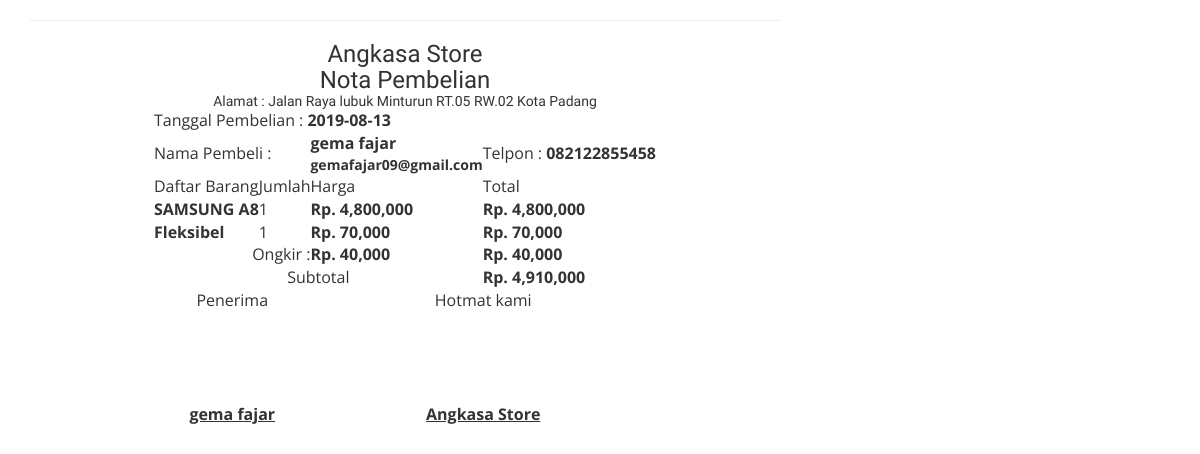
The page /nota.php (signed in) on the database its author committed.
### tables this page shows
CREATE TABLE `tbl_alamat` (
  `id_alamat` int(11) NOT NULL AUTO_INCREMENT,
  `id_pembeli` int(11) DEFAULT NULL,
  `tanggal_peng` date DEFAULT NULL,
  `kode_pos` varchar(11) DEFAULT NULL,
  `total_belanja` varchar(30) DEFAULT NULL,
  `ongkos` varchar(30) DEFAULT NULL,
  `kurir` varchar(30) DEFAULT NULL,
  `total_kes` varchar(30) DEFAULT NULL,
  `status` varchar(15) DEFAULT 'Pending',
  PRIMARY KEY (`id_alamat`)
);

CREATE TABLE `tbl_transaksi` (
  `id_transaksi` int(11) NOT NULL AUTO_INCREMENT,
  `id_barang` int(11) DEFAULT NULL,
  `id_pembeli` int(11) DEFAULT NULL,
  `tanggal_b` date DEFAULT NULL,
  `status` varchar(50) DEFAULT 'Pending',
  PRIMARY KEY (`id_transaksi`)
);

CREATE TABLE `tbl_product` (
  `id_barang` int(11) NOT NULL AUTO_INCREMENT,
  `id_kategori` int(11) DEFAULT NULL,
  `kd_barang` varchar(30) DEFAULT NULL,
  `nama_barang` varchar(30) DEFAULT NULL,
  `harga` varchar(30) DEFAULT NULL,
  `garansi` varchar(30) DEFAULT NULL,
  `jumlah` varbinary(30) DEFAULT NULL,
  `berat` int(11) DEFAULT NULL,
  `tgl` date DEFAULT NULL,
  `ket` text DEFAULT NULL,
  `foto` text DEFAULT NULL,
  PRIMARY KEY (`id_barang`)
);

### nota.php (the view, shortened to what this page needs)
<?php
if (!isset($_SESSION['pembeli']['id_pembeli'])){
	echo"<script>alert ('Anda belum login, silahkan login dulu!')
           window.location='index.php';</script>";
}else
	if(isset($_SESSION['pembeli']['id_pembeli'])){
?>
<!DOCTYPE html>
<html lang="en">
<head>
<link href="css/bootstrap.css" rel="stylesheet" type="text/css" media="all" />
<link href="css/style.css" rel="stylesheet" type="text/css" media="all" />
<link href="css/fasthover.css" rel="stylesheet" type="text/css" media="all" />
<link href="css/popuo-box.css" rel="stylesheet" type="text/css" media="all" />
<link href="css/font-awesome.css" rel="stylesheet">
<link rel="stylesheet" href="css/jquery.countdown.css" />
</head>
<body>
<div class="container">
	<div class="table-colapse">
		<div class="row">
			<div class="col-md-8">
			<table align="center" border="0">
				<tr>
					<td align="center" colspan="4"><h3>Angkasa Store </h3><p><h3> Nota Pembelian </p><p>Alamat : Jalan Raya lubuk Minturun RT.05 RW.02 Kota Padang </p></h3></td>
				</tr>
				<?php
				include "function/koneksi.php";
					$id_pembeli =$_SESSION['pembeli']['id_pembeli'];
					$pilih=mysqli_query($koneksi,"SELECT * FROM tbl_alamat WHERE id_pembeli='$id_pembeli'");
					while($data=$pilih->fetch_array()){
				?>
				<tr>
					<td colspan="4"> Tanggal Pembelian : <b><?php echo $data['tanggal_peng'];?></b></td>
				</tr>
					<?php } ?>
				<tr>
					<td colspan="2"> Nama Pembeli : </td>
					<td><b><?php echo $_SESSION['pembeli']['nama'];?></b><p>
						<b><?php echo $_SESSION['pembeli']['email'];?></b><p>
					</td>
					<td>Telpon : <b><?php echo $_SESSION['pembeli']['telpon'];?></b></td>
				</tr>
				<tr>
					<td colspan=""> Daftar Barang </td>
					<td colspan=""> Jumlah</td>
					<td colspan=""> Harga</td>
					<td colspan=""> Total</td>
				</tr>
				<?php
				include "function/koneksi.php";
					$id_pembeli =$_SESSION['pembeli']['id_pembeli'];
					$pilih=mysqli_query($koneksi,"SELECT * FROM tbl_transaksi a LEFT JOIN tbl_product b ON a.id_barang=b.id_barang WHERE id_pembeli='$id_pembeli'");
					while($data=mysqli_fetch_array($pilih)){ ?>
				<tr>
					<td colspan=""><b> <?php echo $data['nama_barang'];?> </b></td>
					<td colspan=""> 1 </td>
					<td colspan=""><b>Rp. <?php echo number_format($data['harga']);?></b></td>
					<td colspan=""><b>Rp. <?php echo number_format($data['harga']);?></b></td>
				</tr>
				<?php } ?>
				<?php
				include "function/koneksi.php";
					$id_pembeli =$_SESSION['pembeli']['id_pembeli'];
					$pilih=mysqli_query($koneksi,"SELECT * FROM tbl_alamat WHERE id_pembeli='$id_pembeli'");
					while($cek=$pilih->fetch_array()){
				?>
				<tr>
					<td colspan="2" align="right"> Ongkir : </td>
					<td colspan=""><b>Rp. <?php echo number_format($cek['ongkos']);?></b></td>
					<td colspan=""><b>Rp. <?php echo number_format($cek['ongkos']);?></b></td>
					<td
				</tr>
				<tr>
					<td colspan="3" align="center">Subtotal</td>
					<td><b>Rp. <?php echo number_format($cek['total_kes']);?></b></td>
				</tr>
					<?php } ?>
					<hr>
				<tr>
					<td colspan="2" align="center"> Penerima </td>
					<td colspan="2" align="center"> Hotmat kami </td>
				</tr>
				<tr>
					<td colspan="2" align="center"> <br><br><br><br> </td>
					<td colspan="2" align="center"> <br><br><br><br> </td>
				</tr>
				<tr>
					<td colspan="2" align="center"><b><u><?php echo $_SESSION['pembeli']['nama'];?></u></b> </td>
					<td colspan="2" align="center"><b><u>Angkasa Store</u></b> </td>
				</tr>
			</table>
			</div>
		</div>
	</div>
</div>
</body>
</html>
	<?php } ?>

### rows shown on the page
tbl_alamat: tanggal_peng "2019-08-13", ongkos "40,000", total_kes "4,910,000"
tbl_transaksi: id_barang.nama_barang "SAMSUNG A8", id_barang.harga "4,800,000"
tbl_transaksi: id_barang.nama_barang "Fleksibel", id_barang.harga "70,000"

### other values the page prints
$_SESSION['pembeli']['nama'] "gema fajar"
$_SESSION['pembeli']['email'] "gemafajar09@gmail.com"
$_SESSION['pembeli']['telpon'] "082122855458"
